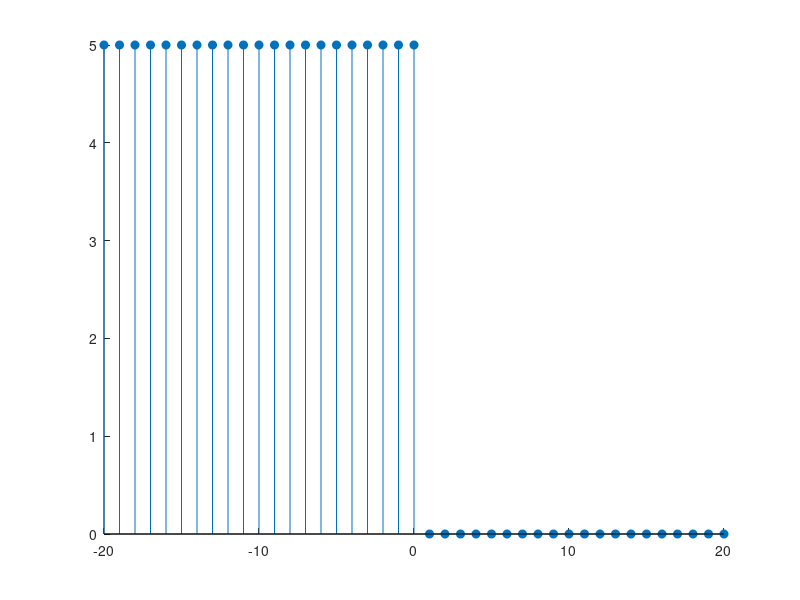

MATLAB code for this plot: (Note: this script raises an error after producing the figure.)
% Range of function
n = -20:20;

% Fill zeros with same range
x = zeros(size(n));

% Assign 5 for negative values
for i = 1:length(n)
    if n(i) <= 0
    x(i) = 5;
    end
end

% Plot the unith function's graph parameters
stem(n, x, "filled",LineStyle="-",LineWidth=3,Color='b',Marker='+',MarkerSize= 8,MarkerEdgeColor='auto',MarkerFaceColor='auto')
title('Discrete Time Unit Function')
ylabel('x(n)')
xlabel('n')
grid off;
